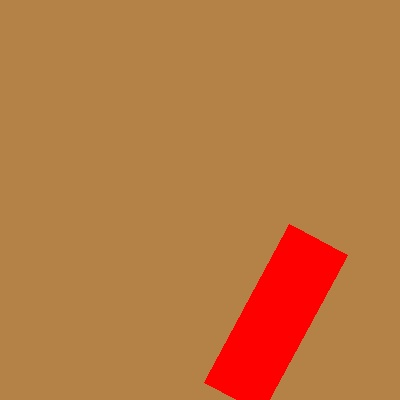
#> input picture rectangles/test01.jpg, 400 x 400 px
$ python calc_height.py rectangles/test01.jpg
#> lines starting #> are read from the running program, lines starting #| are printed output that depends on the picture; after the words box and inside, x2 and y2 are one past the last pixel; in counts of white or black regions, pixels touching at a corner belong together
import numpy as np
import matplotlib.pyplot as plt
import cv2
import argparse
import sys
import os

def check_grayscale(image):
    """
    Проверяет, является ли изображение серым (1 канал)

    Args:
        image: Входное изображение

    Returns:
        bool: True если изображение серое
    """
    return len(image.shape) == 2 or (len(image.shape) == 3 and image.shape[2] == 1)

def resize_image(image, target_width=800):
    """
    Изменяет размер изображения с сохранением пропорций
    """
    if image is None:
        return None, 1.0, (0, 0)

    original_size = image.shape[:2]
    h, w = original_size

    if w == 0:
        return image, 1.0, original_size

    scale_factor = target_width / w
    new_width = target_width
    new_height = int(h * scale_factor)

    resized = cv2.resize(image, (new_width, new_height))
    return resized, scale_factor, original_size

def enhance_image_contrast(image):
    """
    Улучшение контрастности изображения для лучшего обнаружения объектов
    """
    if check_grayscale(image):
        # Для серых изображений - CLAHE (адаптивное выравнивание гистограммы)
        clahe = cv2.createCLAHE(clipLimit=2.0, tileGridSize=(8, 8))
        enhanced = clahe.apply(image)
    else:
        # Для цветных изображений - улучшение в LAB цветовом пространстве
        lab = cv2.cvtColor(image, cv2.COLOR_BGR2LAB)
        l, a, b = cv2.split(lab)
        clahe = cv2.createCLAHE(clipLimit=2.0, tileGridSize=(8, 8))
        l = clahe.apply(l)
        enhanced = cv2.merge([l, a, b])
        enhanced = cv2.cvtColor(enhanced, cv2.COLOR_LAB2BGR)

    return enhanced

def preprocess_image(image):
    """
    Универсальная предобработка для разных типов изображений
    """
    if image is None:
        return None

    # Улучшение контрастности
    enhanced = enhance_image_contrast(image)

    # Конвертация в серое
    if not check_grayscale(enhanced):
        gray = cv2.cvtColor(enhanced, cv2.COLOR_BGR2GRAY)
    else:
        gray = enhanced

    # Несколько методов размытия для разных случаев
    blurred_gaussian = cv2.GaussianBlur(gray, (5, 5), 0)
    blurred_median = cv2.medianBlur(gray, 5)

    # Выбор лучшего размытия на основе вариации
    gaussian_var = np.var(blurred_gaussian)
    median_var = np.var(blurred_median)

    # Меньшая вариация обычно означает лучшее подавление шума
    blurred = blurred_gaussian if gaussian_var < median_var else blurred_median

    return blurred

def adaptive_binarization(image, method='combined'):
    """
    Адаптивная бинаризация с несколькими методами
    """
    if image is None:
        return None

    methods = {}

    # Метод 1: Адаптивная бинаризация Гаусса
    methods['gaussian'] = cv2.adaptiveThreshold(
        image, 255, cv2.ADAPTIVE_THRESH_GAUSSIAN_C, cv2.THRESH_BINARY_INV, 11, 2
    )

    # Метод 2: Адаптивная бинаризация среднего
    methods['mean'] = cv2.adaptiveThreshold(
        image, 255, cv2.ADAPTIVE_THRESH_MEAN_C, cv2.THRESH_BINARY_INV, 11, 2
    )

    # Метод 3: Otsu + Gaussian
    _, otsu_gaussian = cv2.threshold(
        cv2.GaussianBlur(image, (5, 5), 0), 0, 255, cv2.THRESH_BINARY_INV + cv2.THRESH_OTSU
    )
    methods['otsu'] = otsu_gaussian

    # Комбинированный метод (лучший из всех)
    if method == 'combined':
        # Оцениваем качество каждого метода по количеству найденных контуров
        best_method = None
        max_contours = 0

        for name, binary in methods.items():
            contours, _ = cv2.findContours(binary, cv2.RETR_EXTERNAL, cv2.CHAIN_APPROX_SIMPLE)
            if len(contours) > max_contours:
                max_contours = len(contours)
                best_method = binary

        return best_method if best_method is not None else methods['gaussian']
    else:
        return methods.get(method, methods['gaussian'])

def binarize_image(blurred_image):
    """
    Улучшенная бинаризация с морфологическими операциями
    """
    if blurred_image is None:
        return None

    # Адаптивная бинаризация
    binary = adaptive_binarization(blurred_image, 'combined')

    # Подбор размера ядра в зависимости от размера изображения
    h, w = binary.shape
    kernel_size = max(1, min(h, w) // 300)  # Адаптивный размер ядра

    # Морфологические операции для улучшения качества
    kernel = np.ones((kernel_size, kernel_size), np.uint8)

    # Закрытие для заполнения небольших отверстий
    binary = cv2.morphologyEx(binary, cv2.MORPH_CLOSE, kernel)

    # Открытие для удаления небольших шумов
    binary = cv2.morphologyEx(binary, cv2.MORPH_OPEN, kernel)

    # Дополнительное закрытие для лучшего соединения границ
    binary = cv2.morphologyEx(binary, cv2.MORPH_CLOSE, kernel)

    return binary

def find_contours(binary_image, min_area_percent=0.005, max_area_percent=0.95):
    """
    Улучшенный поиск контуров с фильтрацией по размеру
    """
    if binary_image is None:
        return []

    # Поиск контуров с иерархией для лучшего анализа
    contours, hierarchy = cv2.findContours(
        binary_image, cv2.RETR_TREE, cv2.CHAIN_APPROX_SIMPLE
    )

    if not contours:
        return []

    # Вычисление площадей для фильтрации
    image_area = binary_image.shape[0] * binary_image.shape[1]
    min_area = int(image_area * min_area_percent)
    max_area = int(image_area * max_area_percent)

    filtered_contours = []

    for i, contour in enumerate(contours):
        area = cv2.contourArea(contour)

        # Фильтрация по площади
        if area < min_area or area > max_area:
            continue

        # Фильтрация по компактности (отсеиваем слишком вытянутые объекты)
        perimeter = cv2.arcLength(contour, True)
        if perimeter > 0:
            compactness = 4 * np.pi * area / (perimeter * perimeter)
            if compactness < 0.1:  # Слишком вытянутый объект
                continue

        # Проверка на вложенность контуров
        if hierarchy[0][i][3] != -1:  # Если контур вложен в другой
            parent_idx = hierarchy[0][i][3]
            parent_area = cv2.contourArea(contours[parent_idx])
            if area / parent_area > 0.9:  # Если почти такой же как родительский
                continue

        filtered_contours.append(contour)

    return filtered_contours

def analyze_contour(contour, scale_factor=1.0):
    """
    Анализ контура и извлечение параметров объекта
    """
    if contour is None or len(contour) == 0:
        return None

    try:
        # Минимальный ограничивающий прямоугольник
        rect = cv2.minAreaRect(contour)
        center, size, angle = rect
        width, height = size

        # Определение реальной высоты и ширины
        real_height = min(width, height)
        real_width = max(width, height)

        # Корректировка угла
        if width < height:
            angle += 90

        # Масштабирование параметров
        center_original = (center[0] / scale_factor, center[1] / scale_factor)
        width_original = real_width / scale_factor
        height_original = real_height / scale_factor

        # Площадь и периметр
        area = cv2.contourArea(contour) / (scale_factor ** 2)
        perimeter = cv2.arcLength(contour, True) / scale_factor

        # Дополнительные метрики
        hull = cv2.convexHull(contour)
        hull_area = cv2.contourArea(hull) / (scale_factor ** 2)
        solidity = area / hull_area if hull_area > 0 else 0

        # Соотношение сторон
        aspect_ratio = real_width / real_height if real_height > 0 else 0

        object_info = {
            'height': height_original,
            'width': width_original,
            'center': center_original,
            'angle': angle % 180,
            'area': area,
            'perimeter': perimeter,
            'aspect_ratio': aspect_ratio,
            'solidity': solidity,
            'rotated_rect': (center_original, (width_original, height_original), angle % 180)
        }

        return object_info

    except Exception as e:
        print(f"Ошибка при анализе контура: {e}")
        return None

# [16 lines left out: function draw_rotated_rectangle, not called in this run]

def find_objects_advanced(image_path, show=False, target_width=800,
                         min_area_percent=0.003, max_area_percent=0.95,
                         binarization_method='combined'):
    """
    Универсальная функция для обнаружения объектов на изображениях с разными цветами
    """
    # Загрузка изображения
    image = cv2.imread(image_path)
    if image is None:
        print(f"Ошибка: Не удалось загрузить изображение {image_path}")
        return None

    print(f"Обработка: {image_path}")
    print(f"Размер изображения: {image.shape[1]}x{image.shape[0]}")

    # Сохранение оригинального изображения
    original_image = image.copy()
    image_rgb = cv2.cvtColor(original_image, cv2.COLOR_BGR2RGB)

    # Изменение размера для обработки
    resized_image, scale_factor, original_size = resize_image(image, target_width)
    if resized_image is None:
        print("Ошибка: Не удалось изменить размер изображения")
        return []

    # Предобработка
    blurred = preprocess_image(resized_image)
    if blurred is None:
        print("Ошибка: Не удалось выполнить предобработку")
        return []

    # Бинаризация
    binary = binarize_image(blurred)
    if binary is None:
        print("Ошибка: Не удалось выполнить бинаризацию")
        return []

    # Поиск контуров
    contours = find_contours(binary, min_area_percent, max_area_percent)

    print(f"Найдено контуров: {len(contours)}")

    if not contours:
        print("Подходящие контуры не найдены")
        # Попробуем альтернативный метод бинаризации
        print("Попытка альтернативной бинаризации...")
        binary_alternative = adaptive_binarization(blurred, 'otsu')
        contours = find_contours(binary_alternative, min_area_percent * 0.5, max_area_percent)
        print(f"Альтернативный метод нашел контуров: {len(contours)}")

    # Анализ контуров
    objects_info = []
    for contour in contours:
        object_info = analyze_contour(contour, scale_factor)
        if object_info is not None:
            objects_info.append(object_info)

    # Визуализация результатов
    if show and objects_info:
        visualize_results(image_rgb, binary, contours, objects_info, scale_factor)
    elif show:
        print("Нет объектов для отображения")
        # Показать хотя бы бинаризацию
        plt.figure(figsize=(10, 5))
        plt.subplot(1, 2, 1)
        plt.imshow(image_rgb)
        plt.title('Исходное изображение')
        plt.axis('off')

        plt.subplot(1, 2, 2)
        plt.imshow(binary, cmap='gray')
        plt.title('Бинаризация (объекты не найдены)')
        plt.axis('off')

        plt.tight_layout()
        plt.show()

    return objects_info

# [72 lines left out: functions visualize_results, find_object_height_advanced, not called in this run]

def main():
    parser = argparse.ArgumentParser(description='Универсальное обнаружение объектов на изображениях')
    parser.add_argument('image_path', nargs='?', help='Путь к входному изображению')
    parser.add_argument('--show', action='store_true', help='Показать промежуточные результаты')
    parser.add_argument('--batch', help='Обработать все изображения в указанной директории')
    parser.add_argument('--width', type=int, default=800, help='Целевая ширина для изменения размера')
    parser.add_argument('--min-area', type=float, default=0.003,
                       help='Минимальная площадь контура в процентах')
    parser.add_argument('--max-area', type=float, default=0.95,
                       help='Максимальная площадь контура в процентах')

    args = parser.parse_args()

    if not args.image_path and not args.batch:
        parser.print_help()
        return

    if args.batch:
        if not os.path.isdir(args.batch):
            print(f"Ошибка: {args.batch} не является директорией")
            sys.exit(1)

        print(f"Обработка изображений в директории: {args.batch}")
        image_files = [f for f in os.listdir(args.batch)
                      if f.lower().endswith(('.png', '.jpg', '.jpeg', '.bmp', '.tiff'))]

        if not image_files:
            print("В директории не найдено поддерживаемых изображений")
            sys.exit(1)

        for image_file in sorted(image_files):
            image_path = os.path.join(args.batch, image_file)
            print(f"\n{'='*50}")
            print(f"Обработка: {image_file}")
            print(f"{'='*50}")

            try:
                objects = find_objects_advanced(
                    image_path, args.show, args.width,
                    args.min_area, args.max_area
                )

                if objects:
                    print(f"✓ Найдено объектов: {len(objects)}")
                    for i, obj in enumerate(objects, 1):
                        print(f"  Объект {i}: высота={obj['height']:.1f}px, "
                              f"ширина={obj['width']:.1f}px, угол={obj['angle']:.1f}°")
                else:
                    print("✗ Объекты не обнаружены")

            except Exception as e:
                print(f"❌ Ошибка при обработке {image_file}: {e}")
                continue

    else:
        if not os.path.isfile(args.image_path):
            print(f"Ошибка: Файл {args.image_path} не существует")
            sys.exit(1)

        objects = find_objects_advanced(
            args.image_path, args.show, args.width,
            args.min_area, args.max_area
        )
#> in find_objects_advanced, image is the input picture: shape (400, 400, 3); mean B, G, R 65.8, 120.5, 185.4
#| Размер изображения: 400x400
#> in find_objects_advanced, `resized_image, scale_factor, original_size = resize_image(image, targe..`: scale_factor = 2; original_size = (400, 400)
#> in enhance_image_contrast, `l, a, b = cv2.split(lab)`:
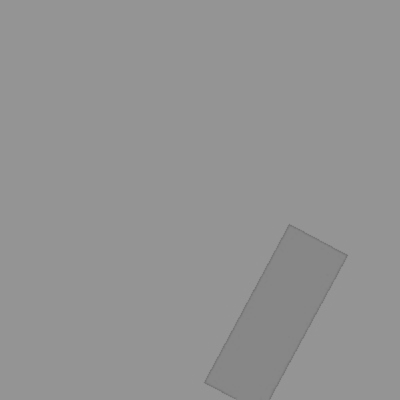
#> l: shape (800, 800) (shown at 1/2 size); min 109, max 153, mean 147
#> in enhance_image_contrast, `l, a, b = cv2.split(lab)`:
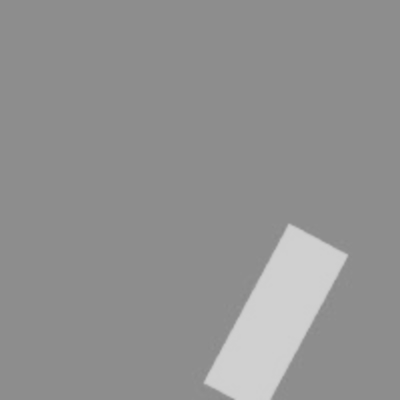
#> a: shape (800, 800) (shown at 1/2 size); min 136, max 208, mean 146
#> in enhance_image_contrast, `l, a, b = cv2.split(lab)`:
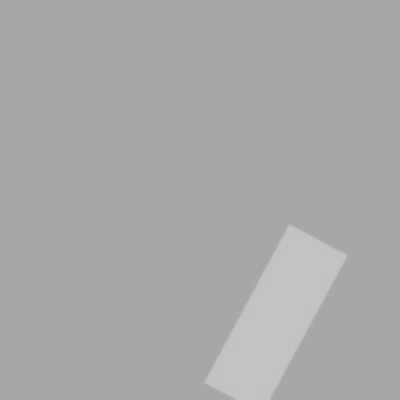
#> b: shape (800, 800) (shown at 1/2 size); min 165, max 195, mean 169
#> in preprocess_image, `gray = cv2.cvtColor(enhanced, cv2.COLOR_BGR2GRAY)`:
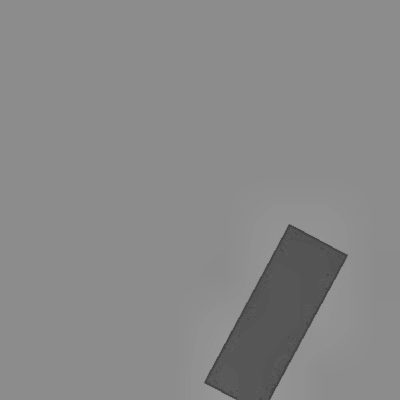
#> gray: shape (800, 800) (shown at 1/2 size); min 55, max 157, mean 136.3
#> in preprocess_image, `gaussian_var = np.var(blurred_gaussian)`: gaussian_var = 218.6
#> in preprocess_image, `median_var = np.var(blurred_median)`: median_var = 220.4
#> in adaptive_binarization, `_, otsu_gaussian = cv2.threshold( cv2.GaussianBlur(image, (5, 5), 0), ..`:
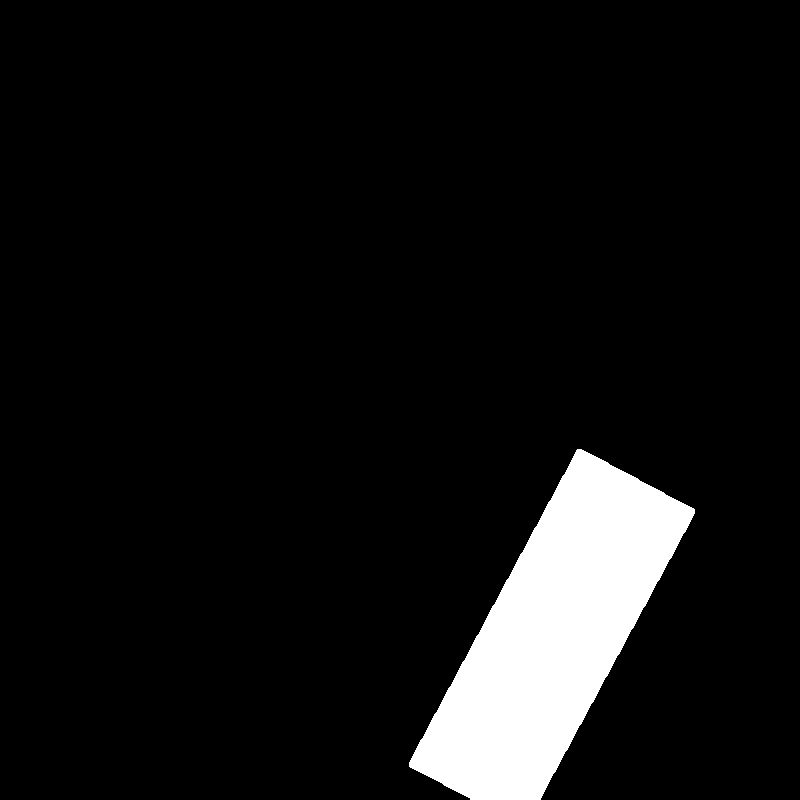
#> otsu_gaussian: shape (800, 800); 7.4% white; 1 white region, box (x1, y1, x2, y2) and area: (409, 449, 695, 800) 47325
#> the loop in adaptive_binarization, `for name, binary in methods.items():` made 3 passes
#> (name, max_contours) on pass 1: ('gaussian', 170)
#> pass 1, in adaptive_binarization, `best_method = binary`:
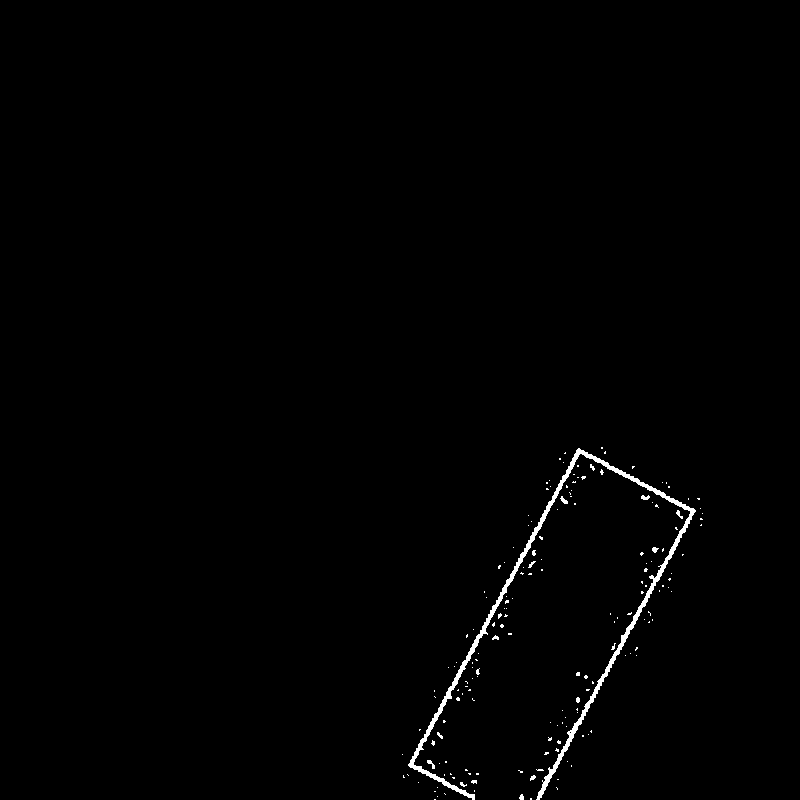
#> best_method: shape (800, 800); 0.77% white; 170 white regions (158 under 20 px), largest, box (x1, y1, x2, y2) and area: (408, 448, 696, 800) 3948, (560, 496, 568, 504) 33, (427, 760, 435, 769) 33
#> after the loop in adaptive_binarization, `for name, binary in methods.items():`: max_contours = 170
#> in binarize_image, `binary = cv2.morphologyEx(binary, cv2.MORPH_CLOSE, kernel)`:
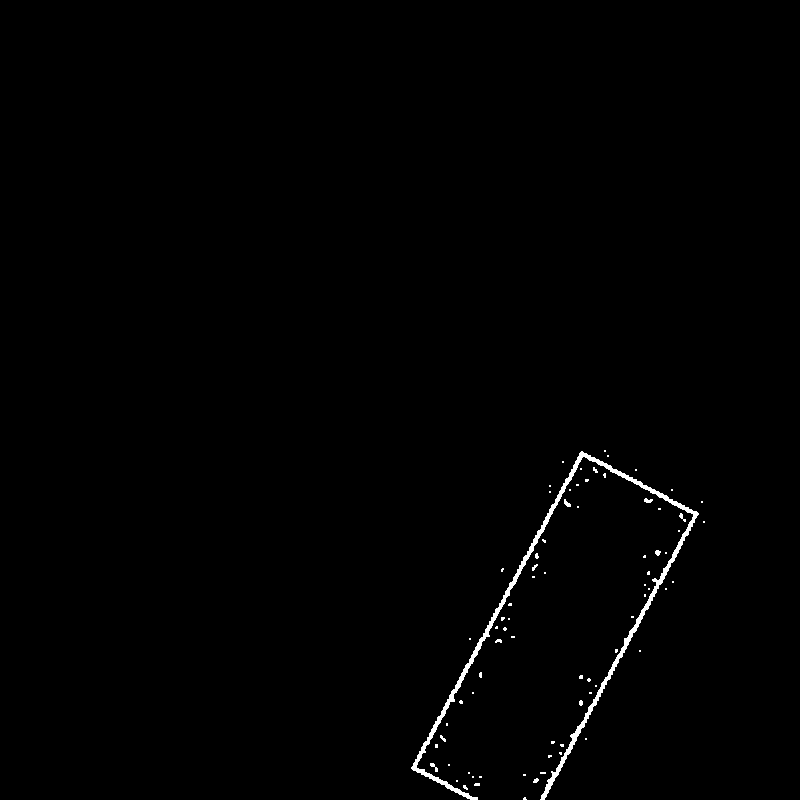
#> binary: shape (800, 800); 0.73% white; 76 white regions (65 under 20 px)
#> in find_contours, `contours, hierarchy = cv2.findContours( binary_image, cv2.RETR_TREE, c..`: contours = 76 contours, 73 with area under 20; largest, box (x1, y1, x2, y2) and area: (411, 451, 699, 800) 3073, (564, 499, 571, 507) 22, (644, 498, 653, 503) 20
#> the loop in find_contours, `for i, contour in enumerate(contours):` made 76 passes
#> (area, perimeter, compactness) on pass 75: (3073, 1986.7, 0.00978)
#> after the loop in find_contours, `for i, contour in enumerate(contours):`: filtered_contours = []
#| Найдено контуров: 0
#> in find_contours (call 2), `contours, hierarchy = cv2.findContours( binary_image, cv2.RETR_TREE, c..`: contours = 1 contour; box (x1, y1, x2, y2) and area: (409, 449, 695, 800) 46896
#> the loop in find_contours (call 2), `for i, contour in enumerate(contours):` made 1 pass
#> (area, perimeter, compactness) on pass 1: (46896, 1027.5, 0.558)
#> after the loop in find_contours (call 2), `for i, contour in enumerate(contours):`: filtered_contours has the same summary as contours
#| Альтернативный метод нашел контуров: 1
#> the loop in find_objects_advanced, `for contour in contours:` made 1 pass
#> (center in analyze_contour, angle in analyze_contour, width in analyze_contour, height in analyze_contour, real_height in analyze_contour, real_width in analyze_contour, center_original in analyze_contour, width_original in analyze_contour) on pass 1: ((551.4, 637.4), -61.7, 362.2, 134.4, 134.4, 362.2, (275.7, 318.7), 181.1)
#> after the loop in find_objects_advanced, `for contour in contours:`: objects_info = 1 item
#> objects = 1 item

        if objects:
            print(f"Найдено объектов: {len(objects)}")
#| Найдено объектов: 1
            for i, obj in enumerate(objects, 1):
                print(f"Объект {i}: {obj}")
#> this loop made 1 pass
#> i on pass 1: 1
#> (printed output is left out)
        else:
            print("Объекты не обнаружены")

if __name__ == "__main__":
    main()
